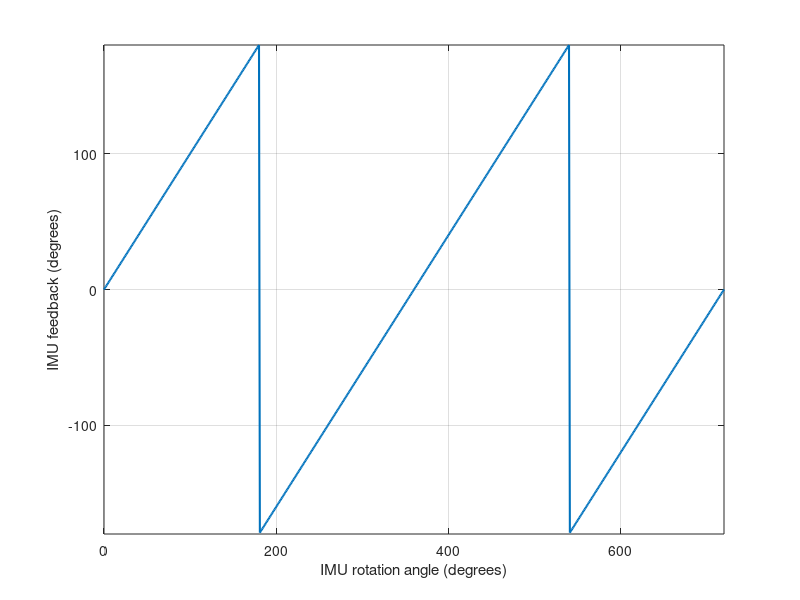

This chart was generated by the following MATLAB code:
x=0:360;
y = zeros([1,361]);
y(1:181) = x(1:181);
y(182:361) = -360+x(182:361);
x = 0:720;
y = [y,y(2:361)];
plot(x,y,'LineWidth',1.5);axis([0 720 -180 180]);grid on;xlabel('IMU rotation angle (degrees)');ylabel('IMU feedback (degrees)');